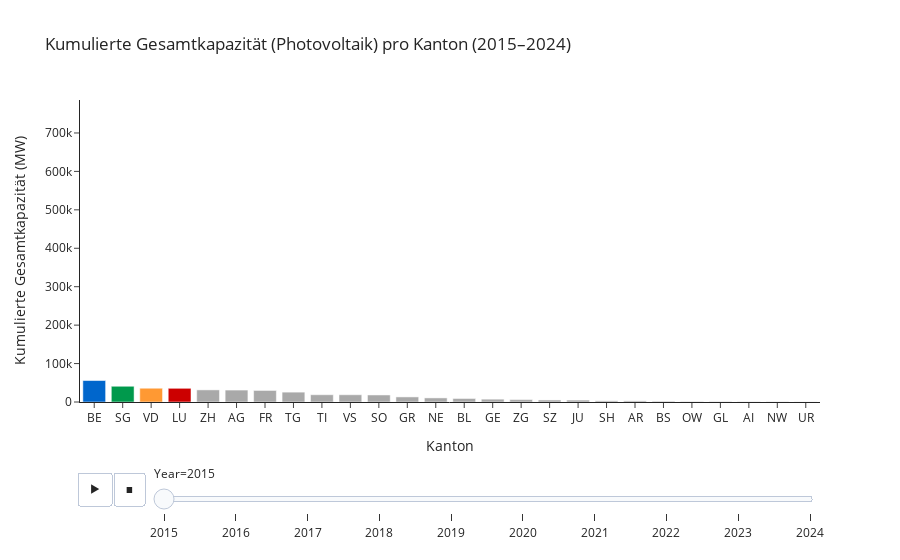

The code cell stored with this chart in its notebook:
### Markdown cell above
## Gesamtkapazität pro Kanton im Jahr 2024
Dieses Balkendiagramm zeigt die Gesamtkapazität der PV-Anlagen pro Kanton im Jahr 2024.

### Code cell
# Auf Jahre 2015–2024 beschränken
df = df[df['Year'].between(2015, 2024)]

# Kumulative Gesamtkapazität pro Kanton und Jahr berechnen
df_cumulative = (
    df.groupby(['Year', 'Canton'])['TotalPower']
    .sum()
    .groupby(level=1).cumsum()
    .reset_index()
)

# Farben zuweisen: Top 4 Kantone pro Jahr individuell einfärben
def assign_color(row, top4):
    return (
        'rgb(0, 102, 204)' if row['Canton'] == top4[0] else  # Blau
        'rgb(0, 153, 76)' if row['Canton'] == top4[1] else  # Grün
        'rgb(255, 153, 51)' if row['Canton'] == top4[2] else  # Orange
        'rgb(204, 0, 0)' if row['Canton'] == top4[3] else  # Rot
        'rgb(169, 169, 169)'  # Grau
    )

colored_data = []
for year in range(2015, 2025):
    year_data = df_cumulative[df_cumulative['Year'] == year].copy()
    top4 = year_data.sort_values(by='TotalPower', ascending=False).head(4)['Canton'].tolist()
    year_data['Color'] = year_data.apply(lambda row: assign_color(row, top4), axis=1)
    colored_data.append(year_data)

df_colored = pd.concat(colored_data)

# Maximalwert für Y-Achse mit 10% Puffer
max_y = df_colored['TotalPower'].max() * 1.1

import plotly.express as px

fig = px.bar(
    df_colored,
    x='Canton',
    y='TotalPower',
    animation_frame='Year',
    title='Kumulierte Gesamtkapazität (Photovoltaik) pro Kanton (2015–2024)',
    labels={'TotalPower': 'Kumulierte Gesamtkapazität (MW)'},
    color='Color',
    color_discrete_map='identity'
)

fig.update_traces(text=None)

fig.update_layout(
    xaxis=dict(categoryorder='total descending', title='Kanton'),
    yaxis=dict(range=[0, max_y], title='Kumulierte Gesamtkapazität (MW)'),
    template='simple_white',
    showlegend=False
)

# Slider mit redraw, damit Y-Achse sich dynamisch anpasst
fig.layout.sliders[0]['steps'] = [
    dict(
        args=[[str(year)], {"frame": {"duration": 500, "redraw": True}, "mode": "immediate"}],
        label=str(year),
        method="animate"
    )
    for year in df_colored['Year'].unique()
]

fig.write_html("../docs/assets/diagramme/elcom_total_power_2015_2024_kumuliert.html")

fig.show()

### Figure 1 — Plotly figure (JSON) as saved in the notebook; plotly's stock layout.template omitted (floating-point values rounded to 4 significant figures)
{"data": [{"alignmentgroup": "True", "hovertemplate": "Year=2015<br>Canton=%{x}<br>Kumulierte Gesamtkapazität (MW)=%{y}<extra></extra>", "legendgroup": "", "marker": {"color": "rgb(169, 169, 169)", "pattern": {"shape": ""}}, "name": "", "offsetgroup": "", "orientation": "v", "showlegend": false, "textposition": "auto", "type": "bar", "x": ["AG", "AI", "AR", "BL", "BS", "FR", "GE", "GL", "GR", "JU", "NE", "NW", "OW", "SH", "SO", "SZ", "TG", "TI", "UR", "VS", "ZG", "ZH"], "xaxis": "x", "y": [31040.0, 872.9, 2939.0, 9192.0, 1969.0, 30080.0, 7362.0, 1275.0, 13220.0, 5044.0, 10680.0, 855.7, 1381.0, 3094.0, 18330.0, 5308.0, 25660.0, 18930.0, 473.4, 18870.0, 6361.0, 31520.0], "yaxis": "y"}, {"alignmentgroup": "True", "hovertemplate": "Year=2015<br>Canton=%{x}<br>Kumulierte Gesamtkapazität (MW)=%{y}<extra></extra>", "legendgroup": "", "marker": {"color": "rgb(0, 102, 204)", "pattern": {"shape": ""}}, "name": "", "offsetgroup": "", "orientation": "v", "showlegend": false, "textposition": "auto", "type": "bar", "x": ["BE"], "xaxis": "x", "y": [55870.0], "yaxis": "y"}, {"alignmentgroup": "True", "hovertemplate": "Year=2015<br>Canton=%{x}<br>Kumulierte Gesamtkapazität (MW)=%{y}<extra></extra>", "legendgroup": "", "marker": {"color": "rgb(204, 0, 0)", "pattern": {"shape": ""}}, "name": "", "offsetgroup": "", "orientation": "v", "showlegend": false, "textposition": "auto", "type": "bar", "x": ["LU"], "xaxis": "x", "y": [35660.0], "yaxis": "y"}, {"alignmentgroup": "True", "hovertemplate": "Year=2015<br>Canton=%{x}<br>Kumulierte Gesamtkapazität (MW)=%{y}<extra></extra>", "legendgroup": "", "marker": {"color": "rgb(0, 153, 76)", "pattern": {"shape": ""}}, "name": "", "offsetgroup": "", "orientation": "v", "showlegend": false, "textposition": "auto", "type": "bar", "x": ["SG"], "xaxis": "x", "y": [40960.0], "yaxis": "y"}, {"alignmentgroup": "True", "hovertemplate": "Year=2015<br>Canton=%{x}<br>Kumulierte Gesamtkapazität (MW)=%{y}<extra></extra>", "legendgroup": "", "marker": {"color": "rgb(255, 153, 51)", "pattern": {"shape": ""}}, "name": "", "offsetgroup": "", "orientation": "v", "showlegend": false, "textposition": "auto", "type": "bar", "x": ["VD"], "xaxis": "x", "y": [35840.0], "yaxis": "y"}], "layout": {"barmode": "relative", "legend": {"tracegroupgap": 0}, "showlegend": false, "sliders": [{"active": 0, "currentvalue": {"prefix": "Year="}, "len": 0.9, "pad": {"b": 10, "t": 60}, "steps": [{"args": [["2015"], {"frame": {"duration": 500, "redraw": true}, "mode": "immediate"}], "label": "2015", "method": "animate"}, {"args": [["2016"], {"frame": {"duration": 500, "redraw": true}, "mode": "immediate"}], "label": "2016", "method": "animate"}, {"args": [["2017"], {"frame": {"duration": 500, "redraw": true}, "mode": "immediate"}], "label": "2017", "method": "animate"}, {"args": [["2018"], {"frame": {"duration": 500, "redraw": true}, "mode": "immediate"}], "label": "2018", "method": "animate"}, {"args": [["2019"], {"frame": {"duration": 500, "redraw": true}, "mode": "immediate"}], "label": "2019", "method": "animate"}, {"args": [["2020"], {"frame": {"duration": 500, "redraw": true}, "mode": "immediate"}], "label": "2020", "method": "animate"}, {"args": [["2021"], {"frame": {"duration": 500, "redraw": true}, "mode": "immediate"}], "label": "2021", "method": "animate"}, {"args": [["2022"], {"frame": {"duration": 500, "redraw": true}, "mode": "immediate"}], "label": "2022", "method": "animate"}, {"args": [["2023"], {"frame": {"duration": 500, "redraw": true}, "mode": "immediate"}], "label": "2023", "method": "animate"}, {"args": [["2024"], {"frame": {"duration": 500, "redraw": true}, "mode": "immediate"}], "label": "2024", "method": "animate"}], "x": 0.1, "xanchor": "left", "y": 0, "yanchor": "top"}], "title": {"text": "Kumulierte Gesamtkapazität (Photovoltaik) pro Kanton (2015–2024)"}, "updatemenus": [{"buttons": [{"args": [null, {"frame": {"duration": 500, "redraw": true}, "fromcurrent": true, "mode": "immediate", "transition": {"duration": 500, "easing": "linear"}}], "label": "&#9654;", "method": "animate"}, {"args": [[null], {"frame": {"duration": 0, "redraw": true}, "fromcurrent": true, "mode": "immediate", "transition": {"duration": 0, "easing": "linear"}}], "label": "&#9724;", "method": "animate"}], "direction": "left", "pad": {"r": 10, "t": 70}, "showactive": false, "type": "buttons", "x": 0.1, "xanchor": "right", "y": 0, "yanchor": "top"}], "xaxis": {"anchor": "y", "categoryorder": "total descending", "domain": [0, 1], "title": {"text": "Kanton"}}, "yaxis": {"anchor": "x", "domain": [0, 1], "range": [0, 785800.0], "title": {"text": "Kumulierte Gesamtkapazität (MW)"}}}}
